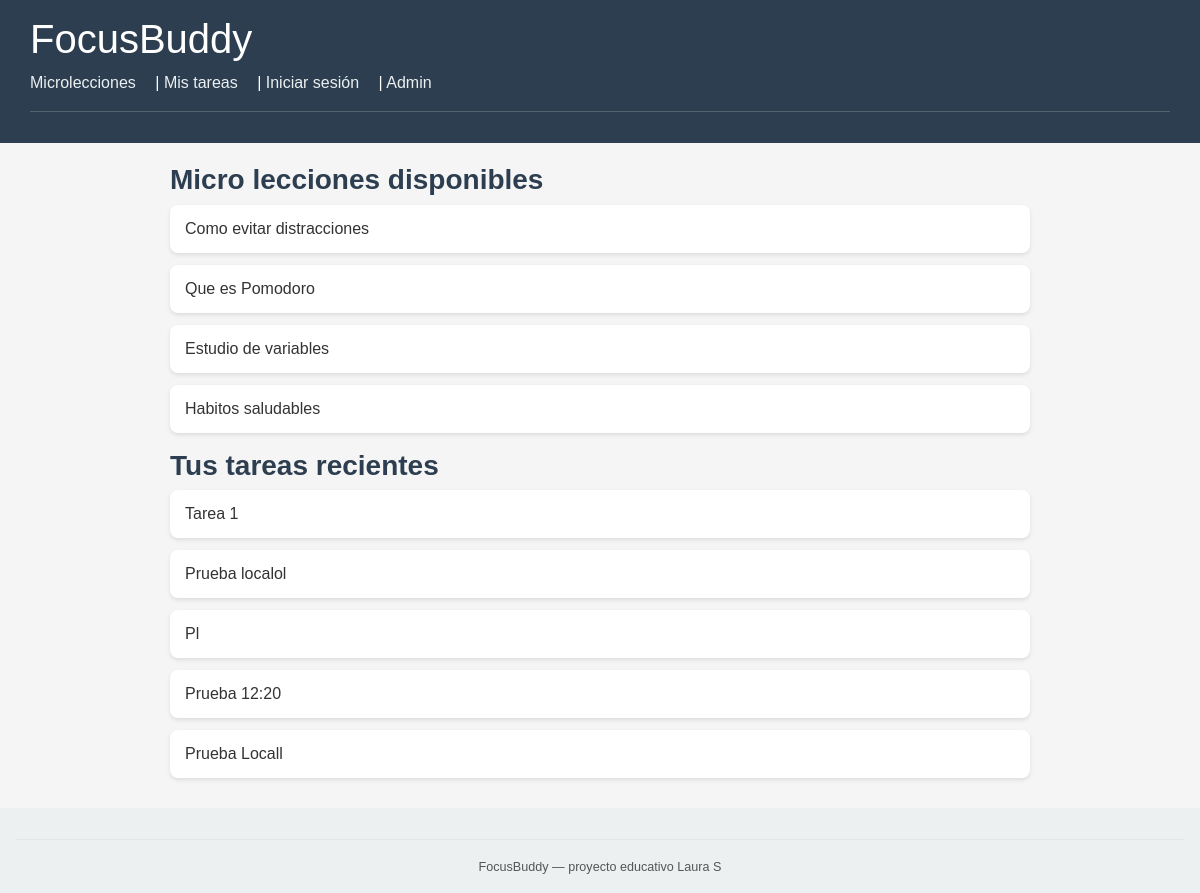
Page / (signed in) on the earlier database version.
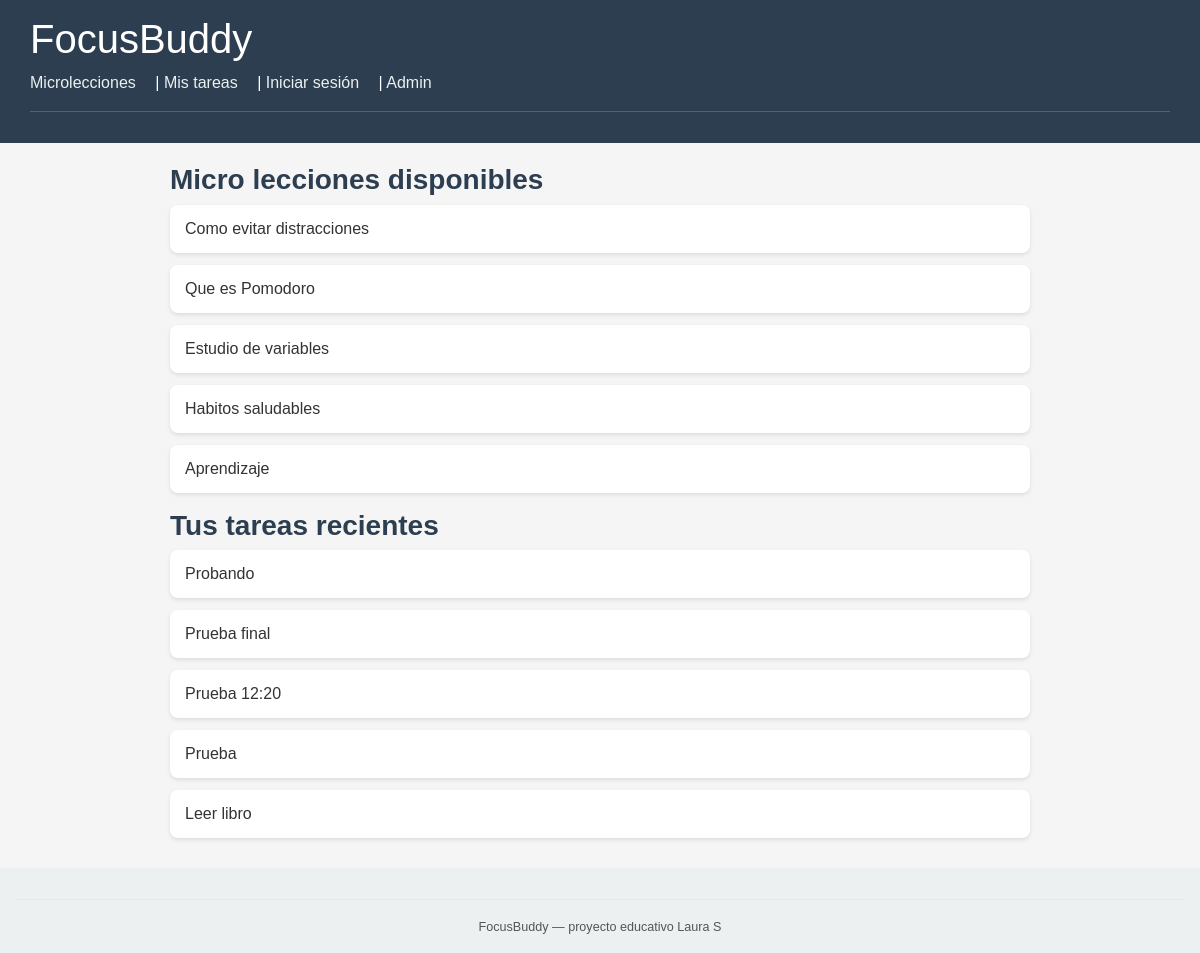
Same page on the later database version.
### core/models.py (models this page shows, shortened)
class MicroLeccion(models.Model):
    titulo = models.CharField(max_length=200)
    contenido = models.TextField()
    duracion_estimada = models.PositiveIntegerField(default=5)
    creada_en = models.DateTimeField(auto_now_add=True)

class Tarea(models.Model):
    usuario = models.ForeignKey(
        Usuario,
        on_delete=models.CASCADE,
        related_name='tareas',
        null=True,
        blank=True
    )
    titulo = models.CharField(max_length=200)
    descripcion = models.TextField(blank=True)
    minutos_estimados = models.PositiveIntegerField(default=25)
    completada = models.BooleanField(default=False)
    creada_en = models.DateTimeField(auto_now_add=True)

### core/views.py (the view)
# urls.py: path('', views.inicio, name='inicio'),
def inicio(request):
    lecciones = MicroLeccion.objects.all()[:5]
    tareas = Tarea.objects.all().order_by('-creada_en')[:5]
    return render(request, 'core/inicio.html', {'lecciones': lecciones, 'tareas': tareas})

### core/templates/core/inicio.html (shortened to what this page needs)
{% extends "core/base.html" %}
{% block content %}
<h3>Micro lecciones disponibles</h3>
{% if lecciones %}
<ul>
  {% for l in lecciones %}
      <li>{{ l.titulo }}</li>
  {% endfor %}
</ul>
{% endif %}
{% if user.is_authenticated %}
  <h3>Tus tareas recientes</h3>
  {% if tareas %}
    <ul>
      {% for t in tareas %}
        <li>{{ t.titulo }} {% if t.completada %}(✔){% endif %}</li>
      {% endfor %}
    </ul>
  {% else %}
    <p>No tienes tareas pendientes.</p>
  {% endif %}
{% else %}
  <p>Inicia sesión para usar FocusBuddy.</p>
{% endif %}
{% endblock %}

Differences in the rows shown:
removed Tarea: titulo "Tarea 1"
removed Tarea: titulo "Prueba localol"
removed Tarea: titulo "Pl"
removed Tarea: titulo "Prueba Locall"
added MicroLeccion: titulo "Aprendizaje"
added Tarea: titulo "Probando"
added Tarea: titulo "Prueba final"
now on this page (row unchanged): Tarea: titulo "Prueba"
now on this page (row unchanged): Tarea: titulo "Leer libro"
